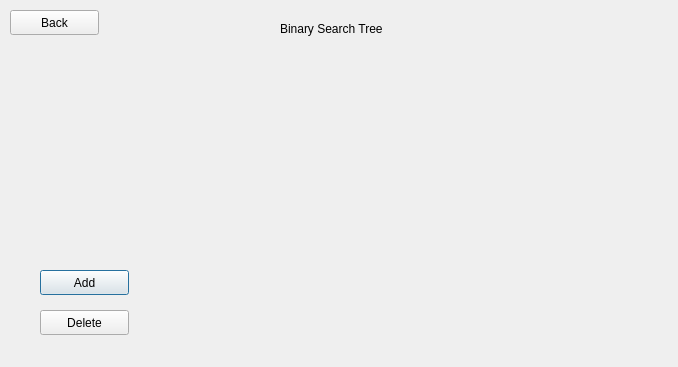
<?xml version="1.0" encoding="UTF-8"?>
<ui version="4.0">
 <class>bst</class>
 <widget class="QDialog" name="bst">
  <property name="geometry">
   <rect>
    <x>0</x>
    <y>0</y>
    <width>678</width>
    <height>367</height>
   </rect>
  </property>
  <property name="windowTitle">
   <string>Dialog</string>
  </property>
  <widget class="QLabel" name="label">
   <property name="geometry">
    <rect>
     <x>280</x>
     <y>20</y>
     <width>131</width>
     <height>17</height>
    </rect>
   </property>
   <property name="text">
    <string>Binary Search Tree</string>
   </property>
  </widget>
  <widget class="QPushButton" name="pushButton">
   <property name="geometry">
    <rect>
     <x>40</x>
     <y>270</y>
     <width>89</width>
     <height>25</height>
    </rect>
   </property>
   <property name="text">
    <string>Add</string>
   </property>
  </widget>
  <widget class="QPushButton" name="pushButton_2">
   <property name="geometry">
    <rect>
     <x>40</x>
     <y>310</y>
     <width>89</width>
     <height>25</height>
    </rect>
   </property>
   <property name="text">
    <string>Delete</string>
   </property>
  </widget>
  <widget class="QPushButton" name="pushButton_3">
   <property name="geometry">
    <rect>
     <x>10</x>
     <y>10</y>
     <width>89</width>
     <height>25</height>
    </rect>
   </property>
   <property name="text">
    <string>Back</string>
   </property>
  </widget>
 </widget>
 <resources/>
 <connections/>
</ui>
